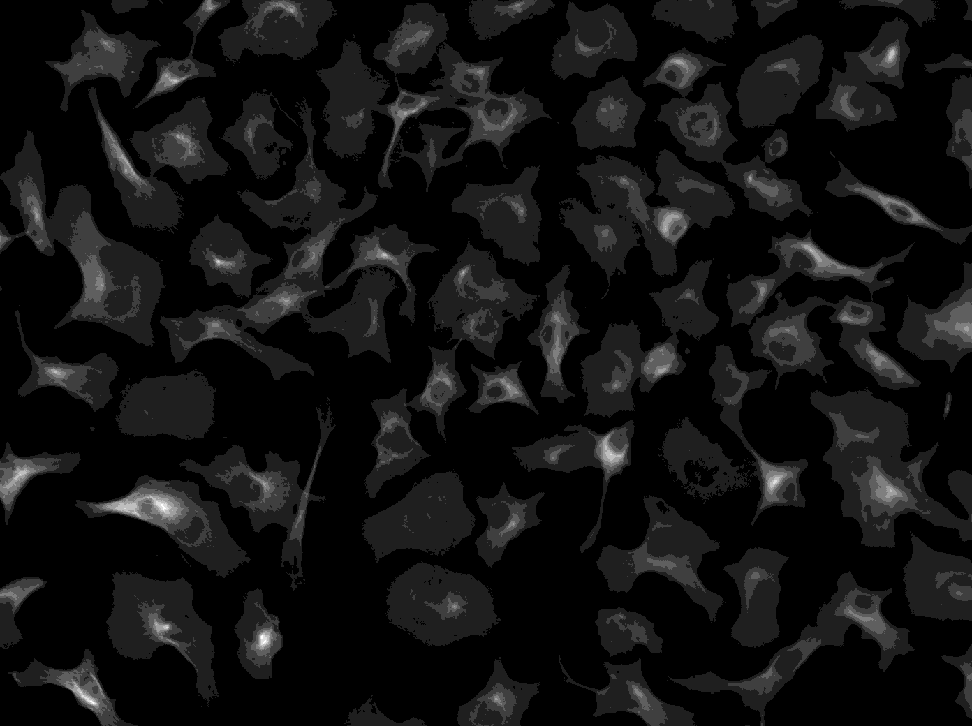
#> input picture test_images/F01_120w1.tif, 972 x 726 px, shrunk from 1392 x 1040 before the run; its folder holds only this picture in this run
$ jupyter execute example_notebook.ipynb
#> lines starting #> are read from the running program, lines starting #| are printed output that depends on the picture; after the words box and inside, x2 and y2 are one past the last pixel; in counts of white or black regions, pixels touching at a corner belong together
# Preprocess images
Normalize and threshold images

[cell 1]
import os
import glob
import tqdm
import numpy as np
import skimage
import cv2

## !! Inputs !!
Change these for each run

[cell 2]
input_dir = "test_images"
output_dir = "preprocessed_images"

## Function for image preprocessing

[cell 3]
def preprocess(img_path: str) -> np.array:
    """
    Reads in, normalizes, and thresholds a single image.
    Returns np.array of preprocessed image.
    """
#> called with img_path = 'test_images/F01_120w1.tif'

    # Read in
    img = skimage.io.imread(img_path)
#> img is the input picture: shape (726, 972) uint16; min 100, max 2196, mean 292.3

    # Normalize
    norm = np.zeros_like(img)
    cv2.normalize(img, norm, 0, 255, cv2.NORM_MINMAX)

    # Threshold
    _, thresh = cv2.threshold(img, 0, 255, cv2.THRESH_OTSU)
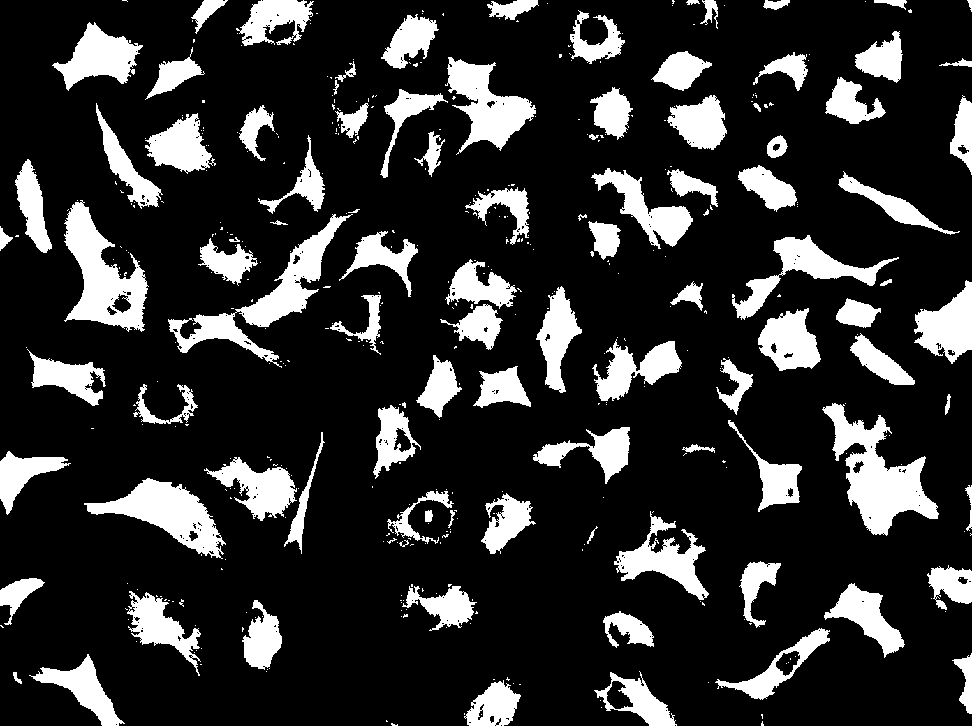
#> thresh: shape (726, 972) uint16; 18.6% white; 434 white regions (335 under 20 px), largest, box (x1, y1, x2, y2) and area: (822, 403, 939, 536) 6203, (168, 214, 353, 368) 5373, (64, 200, 149, 332) 5292

    return thresh


$ run again, on test_images/F01_366w1.tif
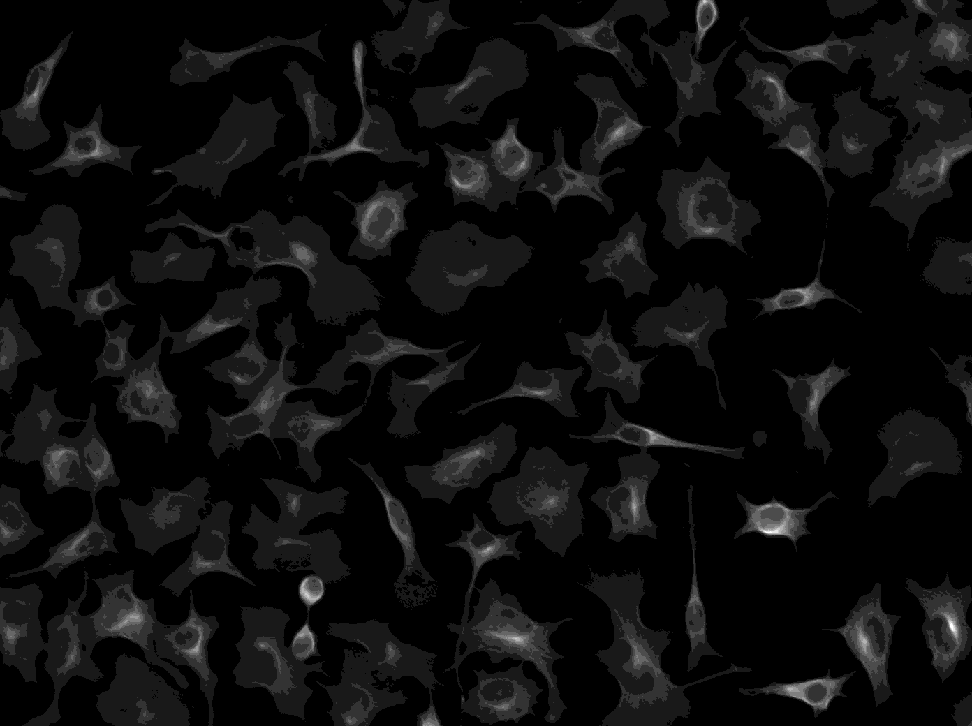
#> input picture test_images/F01_366w1.tif, 972 x 726 px, shrunk from 1392 x 1040 before the run
#> in preprocess, img is the input picture: shape (726, 972) uint16; min 99, max 2791, mean 287
#> in preprocess, `_, thresh = cv2.threshold(img, 0, 255, cv2.THRESH_OTSU)`:
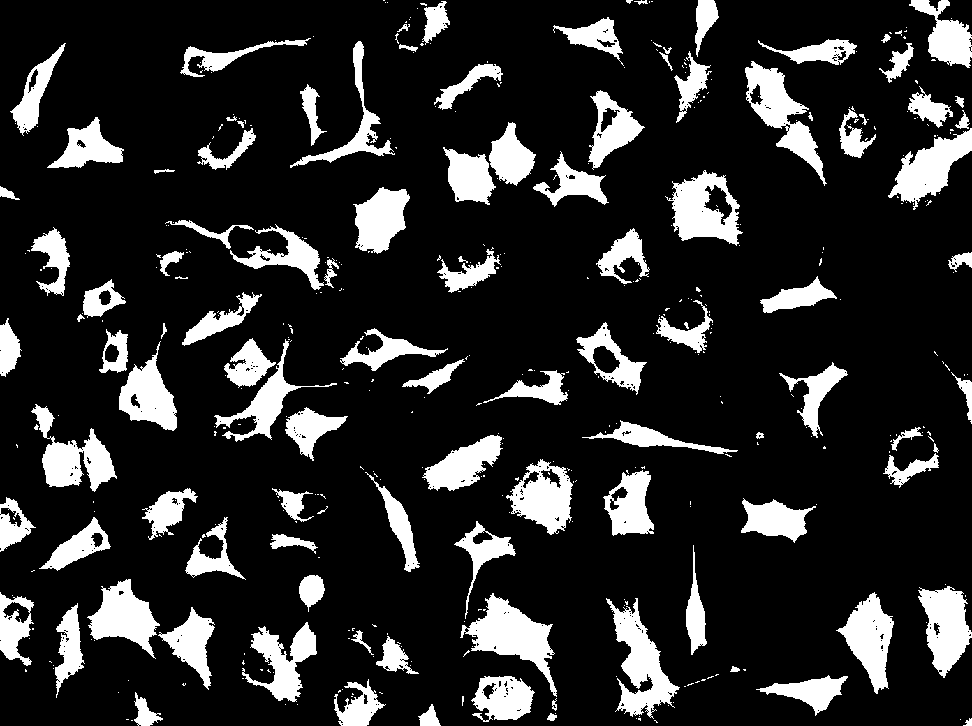
#> thresh: shape (726, 972) uint16; 16.7% white; 438 white regions (330 under 20 px), largest, box (x1, y1, x2, y2) and area: (460, 593, 557, 697) 3674, (606, 598, 680, 719) 3554, (745, 61, 827, 186) 3246

$ run again, on test_images/F01_508w1.tif
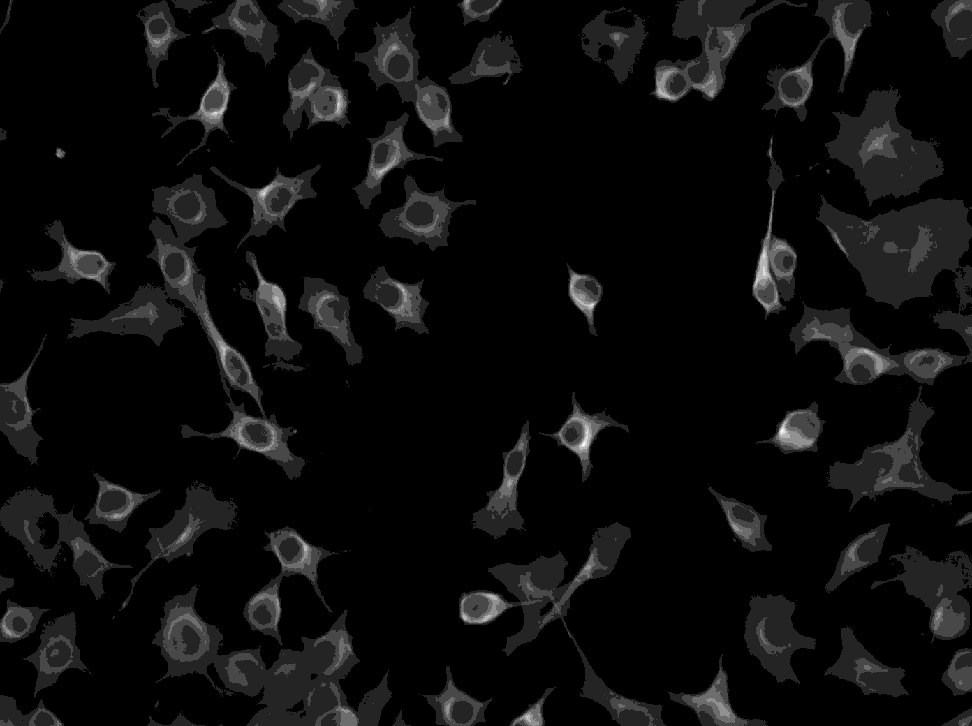
#> input picture test_images/F01_508w1.tif, 972 x 726 px, shrunk from 1392 x 1040 before the run
#> in preprocess, img is the input picture: shape (726, 972) uint16; min 112, max 1902, mean 246.8
#> in preprocess, `_, thresh = cv2.threshold(img, 0, 255, cv2.THRESH_OTSU)`:
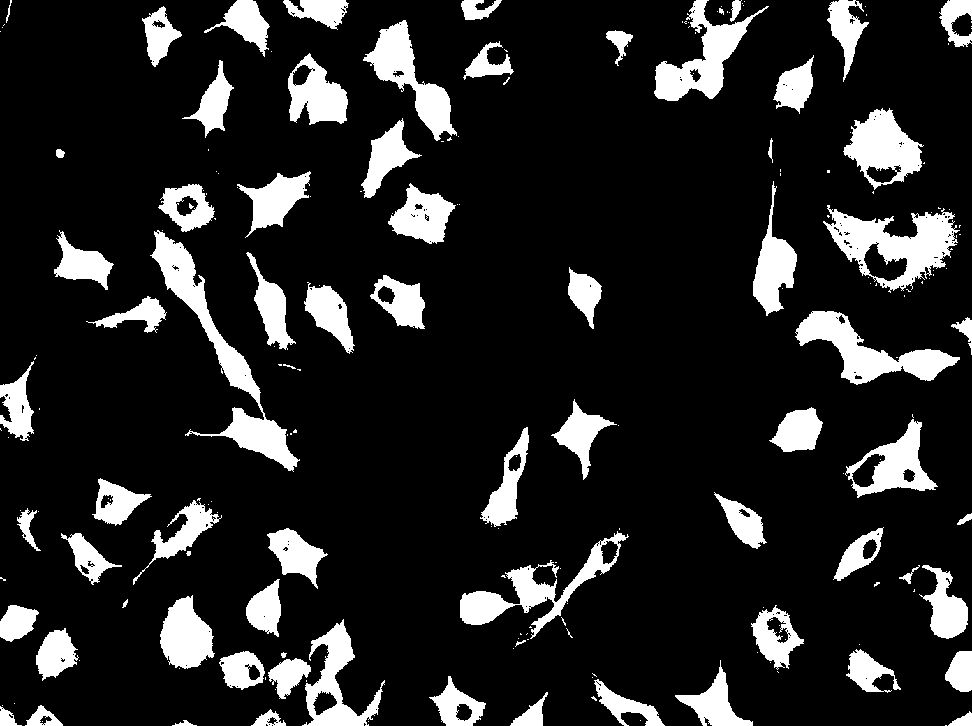
#> thresh: shape (726, 972) uint16; 14.8% white; 207 white regions (133 under 20 px), largest, box (x1, y1, x2, y2) and area: (150, 230, 300, 472) 6215, (823, 205, 960, 293) 5248, (795, 311, 960, 385) 4426

$ run again, on test_images/F01_589w1.tif
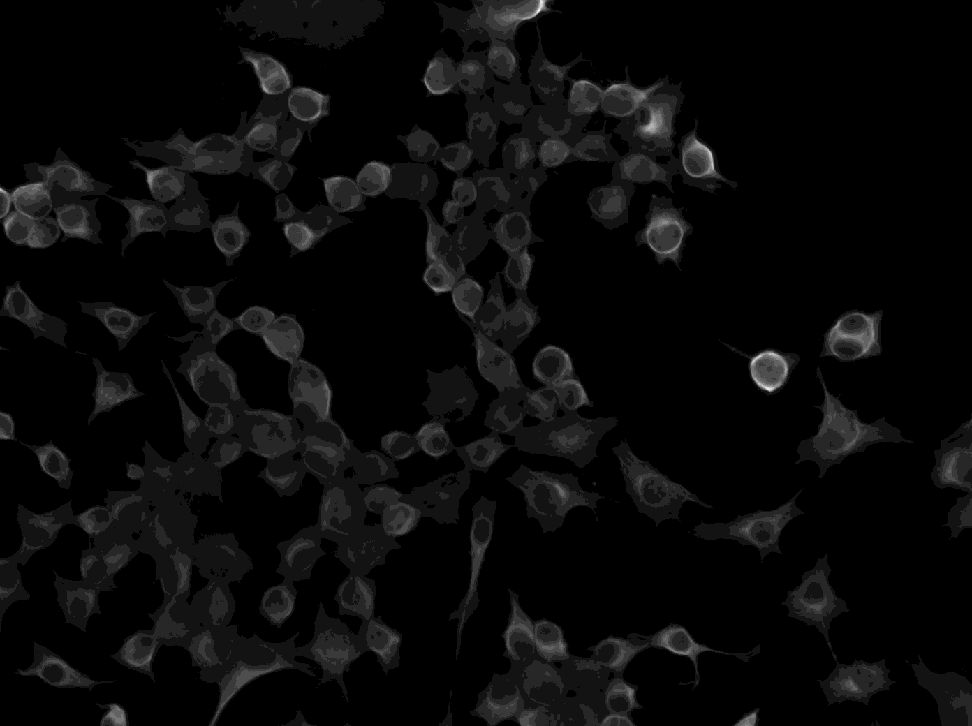
#> input picture test_images/F01_589w1.tif, 972 x 726 px, shrunk from 1392 x 1040 before the run
#> in preprocess, img is the input picture: shape (726, 972) uint16; min 96, max 3402, mean 283.8
#> in preprocess, `_, thresh = cv2.threshold(img, 0, 255, cv2.THRESH_OTSU)`:
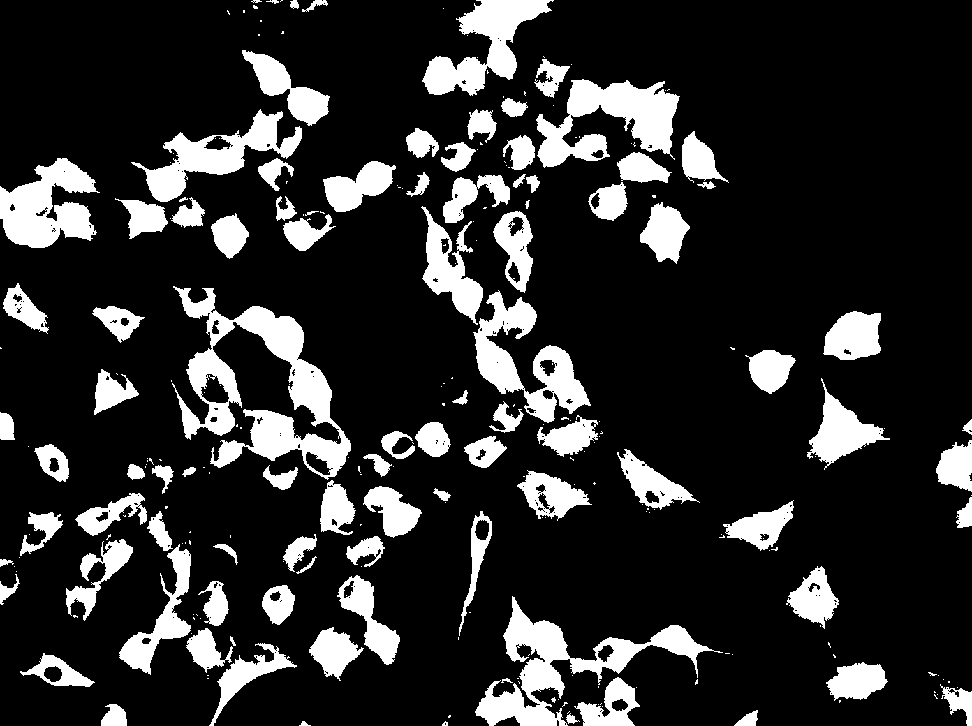
#> thresh: shape (726, 972) uint16; 17.4% white; 255 white regions (158 under 20 px), largest, box (x1, y1, x2, y2) and area: (172, 286, 351, 480) 11778, (475, 596, 723, 726) 7940, (536, 79, 680, 168) 6472

$ run again, on test_images/F01_202w1.tif
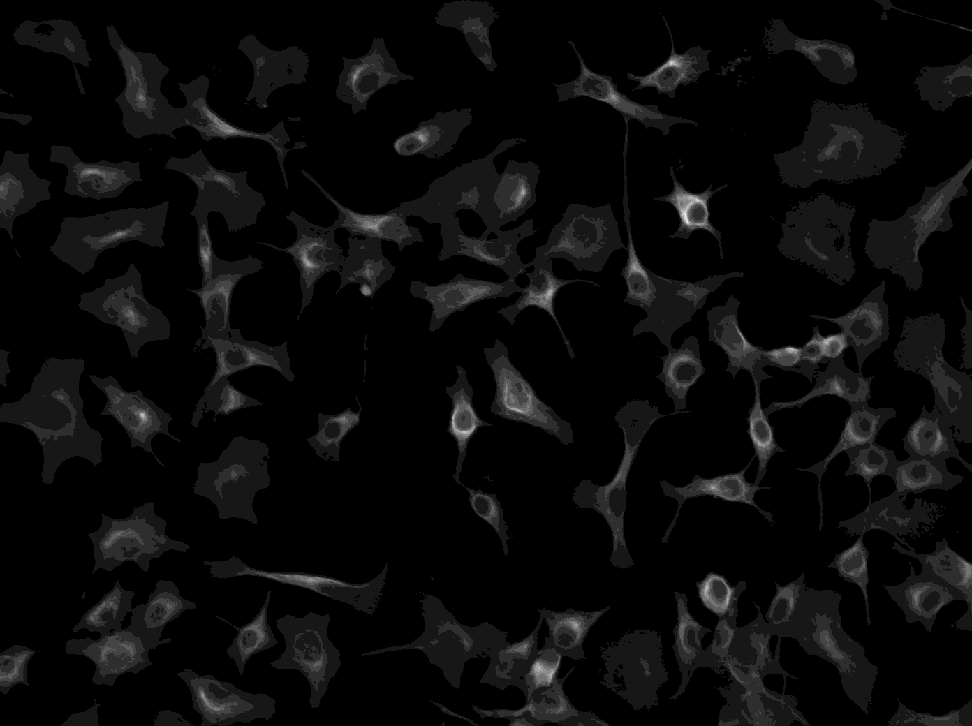
#> input picture test_images/F01_202w1.tif, 972 x 726 px, shrunk from 1392 x 1040 before the run
#> in preprocess, img is the input picture: shape (726, 972) uint16; min 98, max 2852, mean 270.9
#> in preprocess, `_, thresh = cv2.threshold(img, 0, 255, cv2.THRESH_OTSU)`:
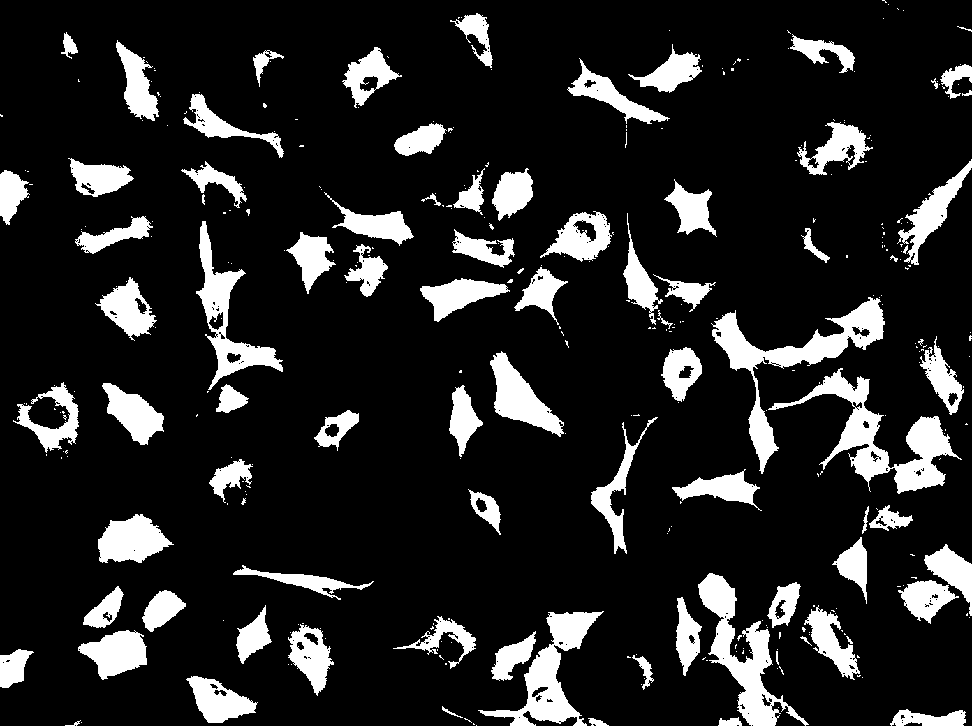
#> thresh: shape (726, 972) uint16; 14.6% white; 346 white regions (261 under 20 px), largest, box (x1, y1, x2, y2) and area: (768, 368, 962, 494) 6054, (711, 297, 885, 474) 5792, (698, 573, 809, 726) 4876
